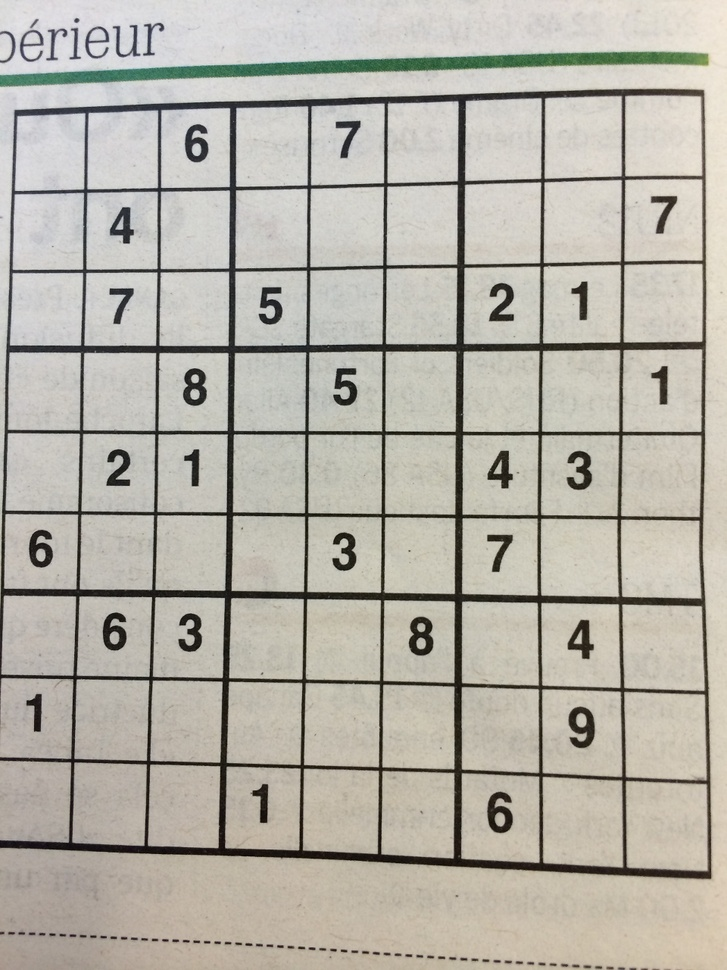
#> input picture v2_train/image1000.jpg, 727 x 970 px, shrunk from 960 x 1280 before the run; its folder holds 4 pictures in this run
$ python tester.py
#> lines starting #> are read from the running program, lines starting #| are printed output that depends on the picture
import cv2
import os


class ImageParser:
    @staticmethod
    def isJpgExtension(fileName):
        if fileName[-4:] == ".jpg":
            return True
        else:
            return False

imageFolder = "v2_train"

rootDir = os.getcwd()
imageFolderDir = os.listdir(imageFolder + "/")
datasetImage = []

with os.scandir(imageFolder + "/") as entries:
    for entry in entries:
        fileName = entry.name
        if ImageParser.isJpgExtension(fileName):
            imgDir = imageFolder + "/" + fileName
            imgData = cv2.imread(imgDir, 0)
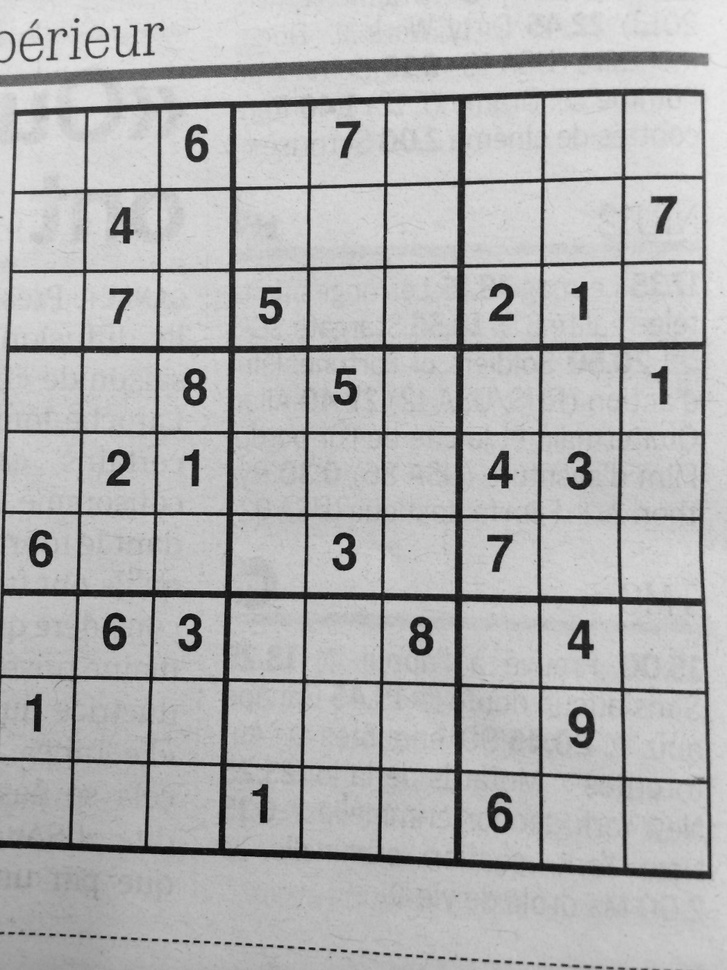
#> imgData: shape (970, 727); min 1, max 235, mean 178.1
#> pass 3 of the loop `for entry in entries:`:
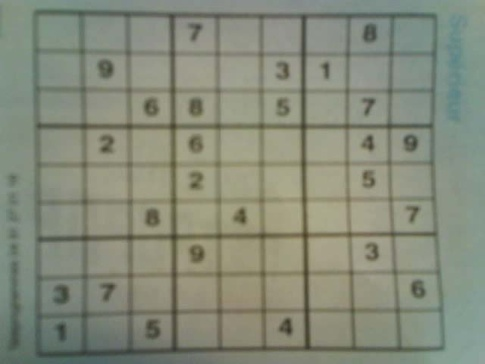
#> input picture v2_train/image1.jpg, 485 x 364 px, shrunk from 640 x 480 before the run
#> `imgData = cv2.imread(imgDir, 0)`:
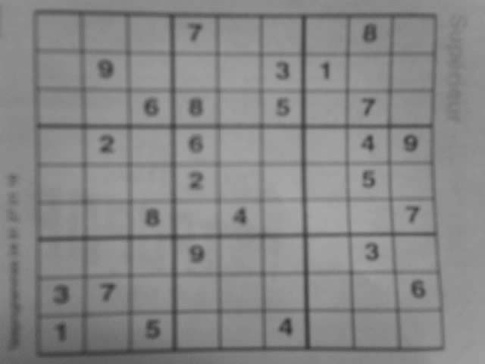
#> imgData: shape (364, 485); min 50, max 169, mean 135.4
#> the loop made 4 passes; the first 3 are shown
            datasetImage.append(imgData)

print(datasetImage)
